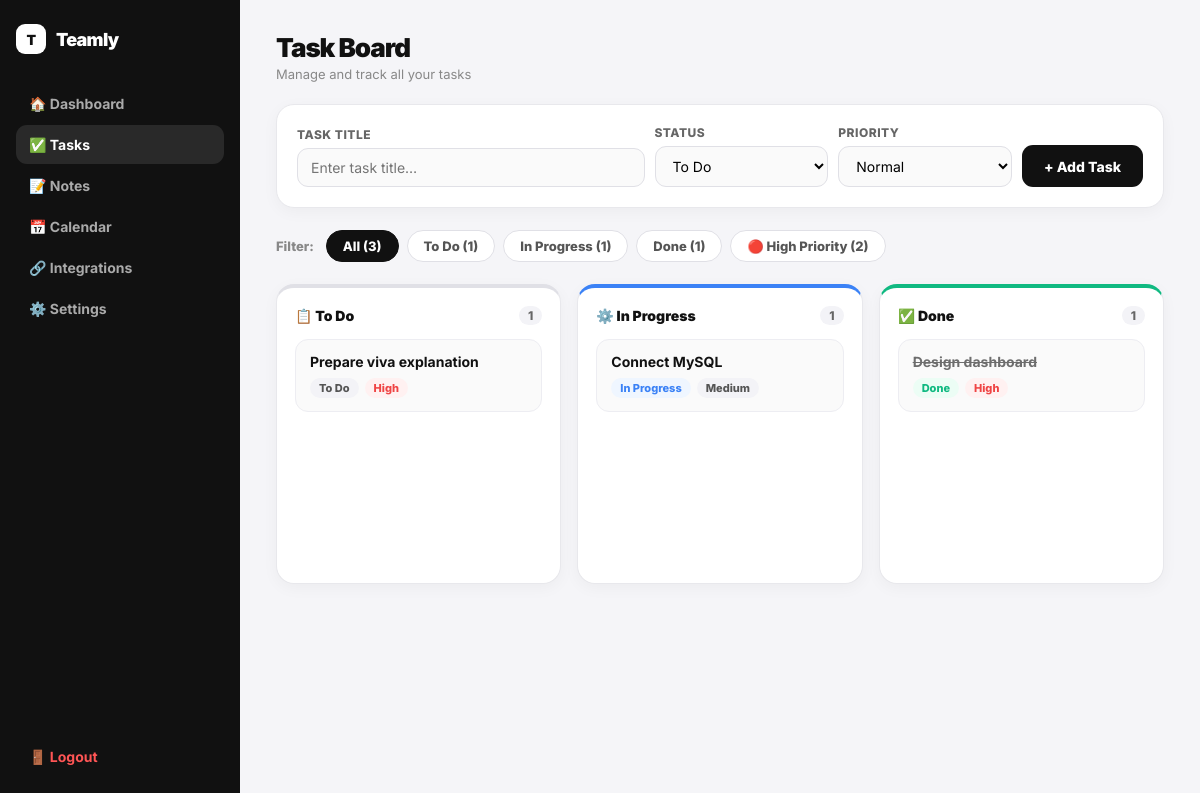
Screenshot of /tasks.php (signed in) with the database file from the repository.
### tables this page shows
CREATE TABLE IF NOT EXISTS tasks(
 id INT AUTO_INCREMENT PRIMARY KEY,
 title VARCHAR(200) NOT NULL,
 description TEXT,
 priority VARCHAR(30) DEFAULT 'Medium',
 status VARCHAR(30) DEFAULT 'To Do',
 deadline DATE NULL,
 created_at TIMESTAMP DEFAULT CURRENT_TIMESTAMP
);

### tasks.php (the view, shortened to what this page needs)
<?php
require_once 'php/db.php';
$tasks = [];
if ($conn) {
    $result = $conn->query("SELECT * FROM tasks ORDER BY id DESC");
    if ($result) while ($row = $result->fetch_assoc()) $tasks[] = $row;
}
?>
<!DOCTYPE html>
<html lang="en">
<head>
</head>
<body>
<div class="app-shell">
  <aside class="app-sidebar">
    <a class="brand" href="dashboard.php"><span class="brand-mark">T</span><span>Teamly</span></a>
    <a class="nav-item" href="dashboard.php">🏠 Dashboard</a>
    <a class="nav-item active" href="tasks.php">✅ Tasks</a>
    <a class="nav-item" href="notes.php">📝 Notes</a>
    <a class="nav-item" href="calendar.php">📅 Calendar</a>
    <a class="nav-item" href="integrations.html">🔗 Integrations</a>
    <a class="nav-item" href="settings.html">⚙️ Settings</a>
    <a class="nav-item logout" href="php/logout.php">🚪 Logout</a>
  </aside>
  <main class="app-main">
    <div>
      <div class="page-title">Task Board</div>
      <div class="page-sub">Manage and track all your tasks</div>
    </div>
    <form class="add-form" action="php/add_task.php" method="POST">
      <div class="field" style="flex:2"><label>Task Title</label><input name="title" placeholder="Enter task title…" required></div>
      <div class="field"><label>Status</label>
        <select name="status">
          <option value="To Do">To Do</option>
        </select>
      </div>
      <div class="field"><label>Priority</label>
        <select name="priority">
          <option value="Normal" selected>Normal</option>
        </select>
      </div>
      <button class="btn-add" type="submit">+ Add Task</button>
    </form>
    <div class="filter-bar">
      <span>Filter:</span>
      <button class="fbtn active" onclick="filterTasks('all',this)">All (<?= count($tasks) ?>)</button>
      <button class="fbtn" onclick="filterTasks('todo',this)">To Do (<?= count(array_filter($tasks,fn($t)=>in_array($t['status'],['To Do','Pending','Open']))) ?>)</button>
      <button class="fbtn" onclick="filterTasks('inprog',this)">In Progress (<?= count(array_filter($tasks,fn($t)=>in_array($t['status'],['In Progress','Working']))) ?>)</button>
      <button class="fbtn" onclick="filterTasks('done',this)">Done (<?= count(array_filter($tasks,fn($t)=>$t['status']==='Done')) ?>)</button>
      <button class="fbtn" onclick="filterTasks('high',this)">🔴 High Priority (<?= count(array_filter($tasks,fn($t)=>$t['priority']==='High')) ?>)</button>
    </div>
    <div class="board">
      <div class="col col-todo">
        <div class="col-head">
          <span class="col-title">📋 To Do</span>
          <span class="col-count" id="cnt-todo">0</span>
        </div>
        <div id="col-todo-body">
          <?php foreach($tasks as $t):
            $isTodo = in_array($t['status'],['To Do','Pending','Open']);
            if(!$isTodo) continue;
            $pc = $t['priority']==='High'?'b-high':($t['priority']==='Low'?'b-low':'b-normal');
          ?>
          <div class="task-card" data-status="todo" data-priority="<?= strtolower($t['priority']) ?>">
            <div class="task-title"><?= htmlspecialchars($t['title']) ?></div>
            <div class="badges">
              <span class="badge b-todo"><?= htmlspecialchars($t['status']) ?></span>
              <span class="badge <?= $pc ?>"><?= htmlspecialchars($t['priority']) ?></span>
            </div>
          </div>
          <?php endforeach; ?>
        </div>
      </div>
      <div class="col col-prog">
        <div class="col-head">
          <span class="col-title">⚙️ In Progress</span>
          <span class="col-count" id="cnt-prog">0</span>
        </div>
        <div id="col-prog-body">
          <?php foreach($tasks as $t):
            $isProg = in_array($t['status'],['In Progress','Working']);
            if(!$isProg) continue;
            $pc = $t['priority']==='High'?'b-high':($t['priority']==='Low'?'b-low':'b-normal');
          ?>
          <div class="task-card" data-status="inprog" data-priority="<?= strtolower($t['priority']) ?>">
            <div class="task-title"><?= htmlspecialchars($t['title']) ?></div>
            <div class="badges">
              <span class="badge b-prog"><?= htmlspecialchars($t['status']) ?></span>
              <span class="badge <?= $pc ?>"><?= htmlspecialchars($t['priority']) ?></span>
            </div>
          </div>
          <?php endforeach; ?>
        </div>
      </div>
      <div class="col col-done">
        <div class="col-head">
          <span class="col-title">✅ Done</span>
          <span class="col-count" id="cnt-done">0</span>
        </div>
        <div id="col-done-body">
          <?php foreach($tasks as $t):
            if($t['status']!=='Done') continue;
            $pc = $t['priority']==='High'?'b-high':($t['priority']==='Low'?'b-low':'b-normal');
          ?>
          <div class="task-card" data-status="done" data-priority="<?= strtolower($t['priority']) ?>">
            <div class="task-title done-text"><?= htmlspecialchars($t['title']) ?></div>
            <div class="badges">
              <span class="badge b-done">Done</span>
              <span class="badge <?= $pc ?>"><?= htmlspecialchars($t['priority']) ?></span>
            </div>
          </div>
          <?php endforeach; ?>
        </div>
      </div>
    </div>
  </main>
</div>
</body>
</html>

### tasks.php (style rules this page uses)
* { box-sizing:border-box;margin:0;padding:0 }
html,body { height:100%;font-family:Inter,sans-serif;background:#f5f5f8;color:#111 }
a { text-decoration:none;color:inherit }
.app-shell { display:grid;grid-template-columns:240px 1fr;min-height:100vh }
.app-sidebar { background:#111;color:#fff;display:flex;flex-direction:column;padding:24px 16px;gap:2px;position:sticky;top:0;height:100vh;overflow-y:auto }
.brand { display:flex;align-items:center;gap:10px;font-size:18px;font-weight:900;letter-spacing:-.04em;margin-bottom:28px;color:#fff }
.brand-mark { width:30px;height:30px;border-radius:9px;background:#fff;color:#111;display:grid;place-items:center;font-size:14px;font-weight:900;flex-shrink:0 }
.nav-item { display:flex;align-items:center;gap:10px;padding:11px 13px;border-radius:11px;color:#aaa;font-weight:700;font-size:14px;transition:.18s }
.nav-item:hover,.nav-item.active { background:rgba(255,255,255,.1);color:#fff }
.nav-item.logout { margin-top:auto;color:#f55 }
.app-main { padding:32px 36px;display:flex;flex-direction:column;gap:22px }
.page-title { font-size:26px;font-weight:900;letter-spacing:-.04em }
.page-sub { color:#888;font-size:13px;margin-top:3px }
.add-form { background:#fff;border:1px solid #e8e8ec;border-radius:18px;padding:20px;display:flex;gap:10px;align-items:flex-end;flex-wrap:wrap;box-shadow:0 4px 16px rgba(0,0,0,.04) }
.field { display:flex;flex-direction:column;gap:6px;flex:1;min-width:160px }
.field label { font-size:12px;font-weight:800;color:#666;text-transform:uppercase;letter-spacing:.04em }
.field input,.field select { border:1px solid #e0e0e6;border-radius:11px;padding:10px 13px;font:inherit;font-size:14px;outline:none;background:#fafafa }
.btn-add { background:#111;color:#fff;border:none;border-radius:11px;padding:11px 22px;font:inherit;font-weight:800;font-size:14px;cursor:pointer;white-space:nowrap;height:42px }
.filter-bar { display:flex;gap:8px;flex-wrap:wrap;align-items:center }
.filter-bar span { font-size:13px;font-weight:800;color:#888;margin-right:4px }
.fbtn { border:1.5px solid #e0e0e6;background:#fff;border-radius:99px;padding:7px 16px;font:inherit;font-size:13px;font-weight:800;cursor:pointer;color:#555;transition:.18s }
.fbtn.active { background:#111;color:#fff;border-color:#111 }
.board { display:grid;grid-template-columns:repeat(3,1fr);gap:16px }
.col { background:#fff;border:1px solid #e8e8ec;border-radius:18px;padding:18px;min-height:300px;box-shadow:0 4px 16px rgba(0,0,0,.04) }
.col-head { display:flex;align-items:center;justify-content:space-between;margin-bottom:14px }
.col-title { font-size:14px;font-weight:900 }
.col-count { background:#f3f3f7;color:#666;font-size:12px;font-weight:800;border-radius:99px;padding:2px 9px }
.col-todo { border-top:4px solid #e0e0e6 }
.col-prog { border-top:4px solid #3b82f6 }
.col-done { border-top:4px solid #10b981 }
.task-card { background:#fafafa;border:1px solid #ededf2;border-radius:13px;padding:13px 14px;margin-bottom:8px;transition:.18s }
.task-title { font-size:14px;font-weight:700;margin-bottom:8px }
.task-title.done-text { text-decoration:line-through;opacity:.6 }
.badges { display:flex;gap:6px;flex-wrap:wrap }
.badge { font-size:11px;font-weight:800;padding:3px 9px;border-radius:99px }
.b-todo { background:#f3f3f7;color:#555 }
.b-prog { background:#eff6ff;color:#3b82f6 }
.b-done { background:#ecfdf5;color:#10b981 }
.b-high { background:#fff1f1;color:#ef4444 }
.b-normal { background:#f3f3f7;color:#555 }
.task-card { position:relative }

### rows the page displays
tasks: title "Prepare viva explanation", status "To Do", priority "High"
tasks: title "Connect MySQL", status "In Progress", priority "Medium"
tasks: title "Design dashboard", priority "High"

### other values shown
count($tasks) "3"
count(array_filter($tasks,fn($t)=>$t['status']==='Done')) "1"
count(array_filter($tasks,fn($t)=>$t['priority']==='High')) "2"
